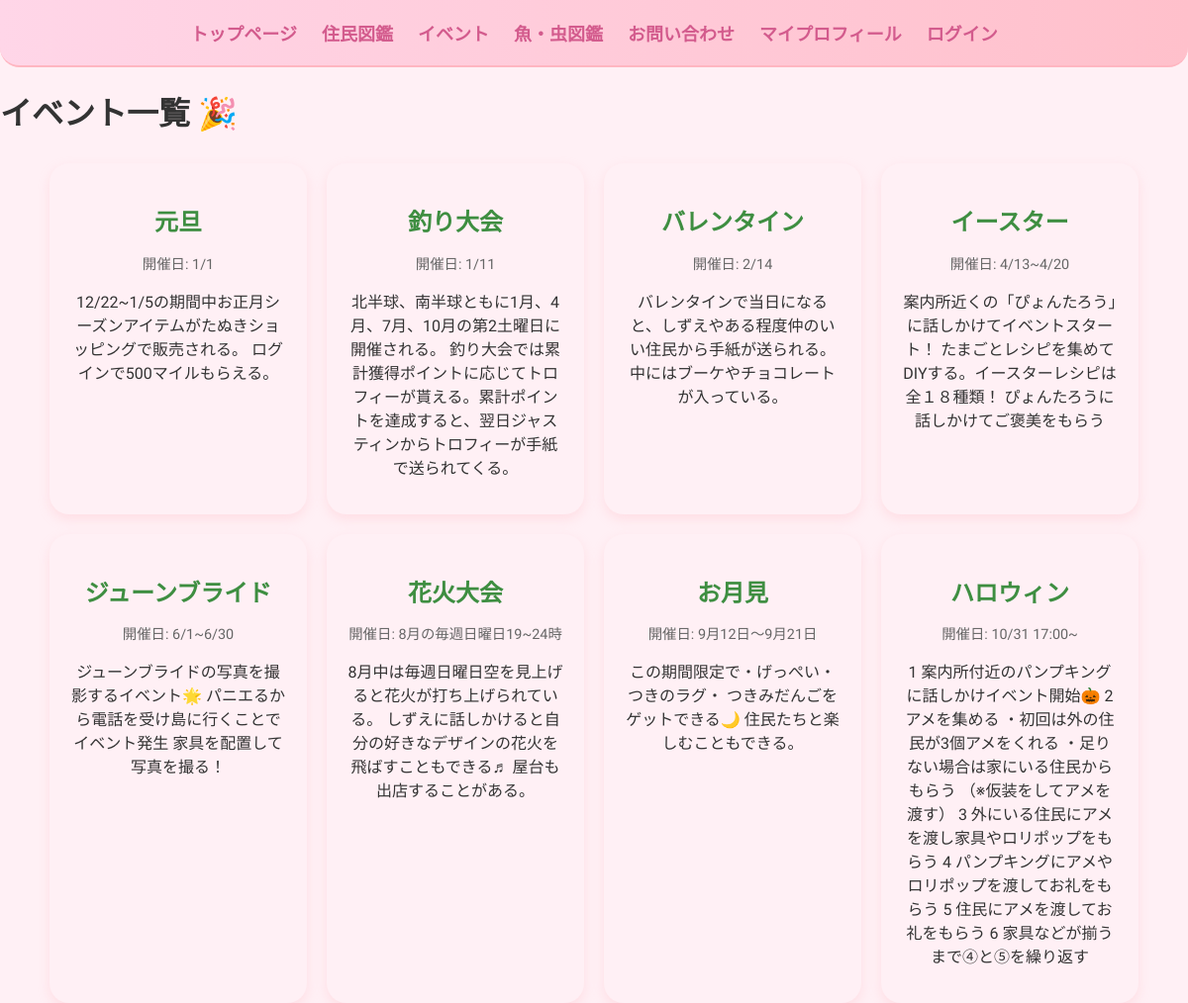
The app's page /events/, older data.
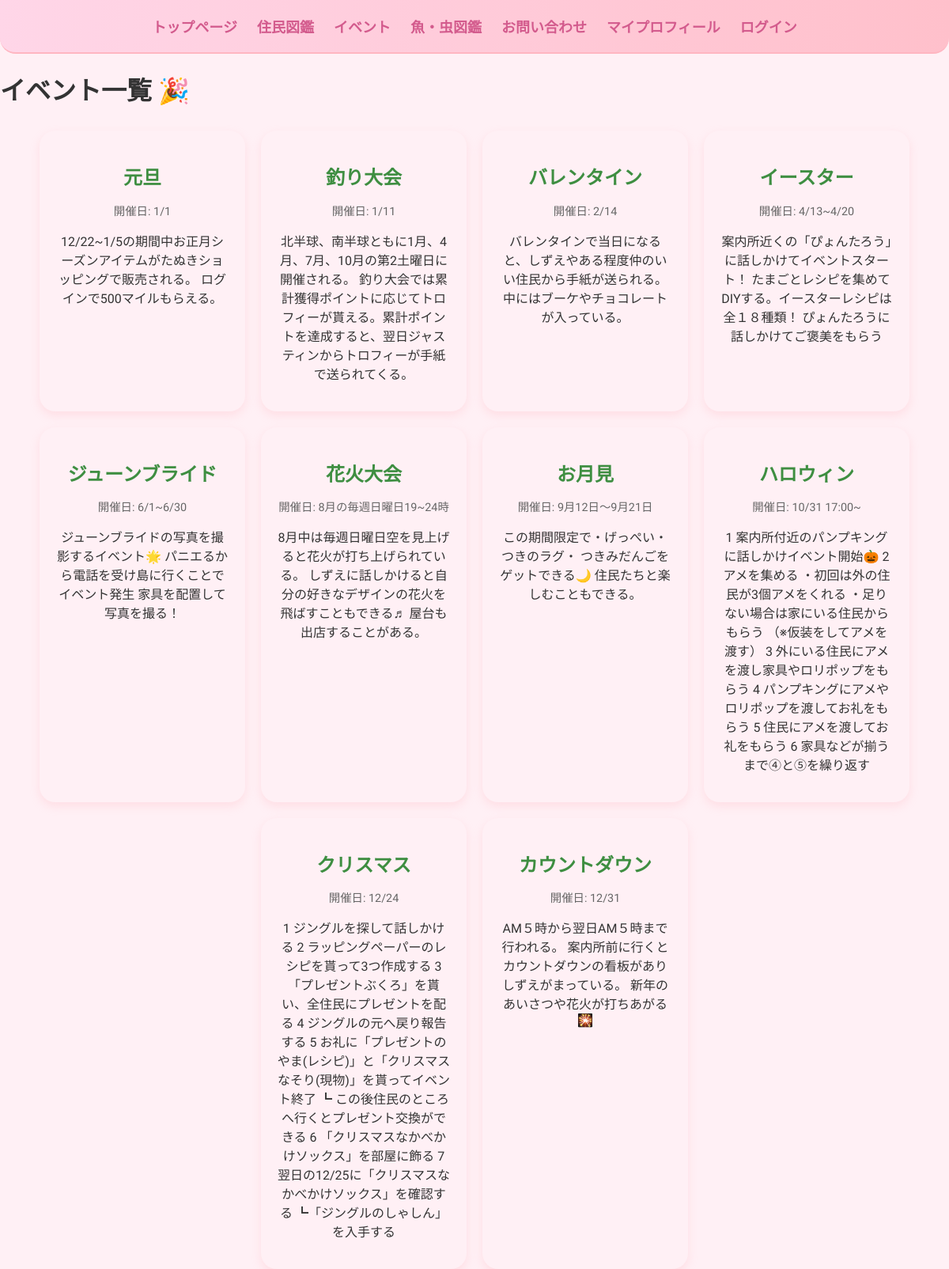
The same page, newer data.
### moriapp/models.py (models this page shows, shortened)
class Event(models.Model):
    title = models.CharField(max_length=100)
    date = models.CharField(max_length=50)
    description = models.TextField()
    image = models.ImageField(upload_to='events/',blank=True)

### moriapp/views.py (the view)
# urls.py: path('events/', views.event_list, name='event_list'), #イベント
def event_list(request):
    events = Event.objects.all()
    return render(request, 'moriapp/event_list.html', {'events': events})

### moriapp/templates/moriapp/event_list.html (shortened to what this page needs)
{% extends 'moriapp/base.html' %}
{% block content %}
<div class="page-wrapper">
    <h1 class="page-title">イベント一覧 🎉</h1>
    <div class="event-list">
        {% for event in events %}
        <div class="event-card">
            <h2 class="event-title">{{ event.title }}</h2>
            <p class="event-date">開催日: {{ event.date }}</p>
            <p class="event-description">{{ event.description }}</p>
        </div>
        {% empty %}
            <p>まだイベントがありません</p>
        {% endfor %}
    </div>
</div>
{% endblock %}

Row changes from the older to the newer data that the page shows:
added Event: title "クリスマス", date "12/24", description "1 ジングルを探して話しかける 2 ラッピングペーパーのレシピを貰って3つ作成する 3 「プレゼントぶくろ」を貰い、全住民にプレゼントを配る 4 ジングルの元へ戻り報告する 5 お礼に「プレゼントのやま(レシピ)」と「クリスマスなそり(現物)」を貰ってイベント終了 ┗ この後住民のところへ行くとプレゼント交換ができる 6 「クリスマスなかべかけソックス」を部屋に飾る 7 翌日の12/25に「クリスマスなかべかけソックス」を確認する ┗「ジングルのしゃしん」を入手する"
added Event: title "カウントダウン", date "12/31", description "AM５時から翌日AM５時まで行われる。 案内所前に行くとカウントダウンの看板がありしずえがまっている。 新年のあいさつや花火が打ちあがる🎇"
